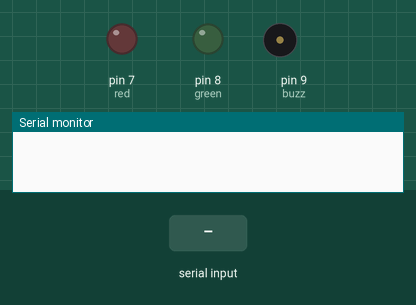
This sketch was run on a simulated Arduino Uno, built with avr-gcc and run on an emulated ATmega328P. Shown: output pins drawn as LEDs (lit = HIGH), buzzer (waves = sounding, pin HIGH), the last lines printed to the serial monitor. The inputs (shaded band) are chosen by the test bench.

Above: at 1.2 s.
1.3 s: "90,45\n" received over Serial
At 1.6 s:
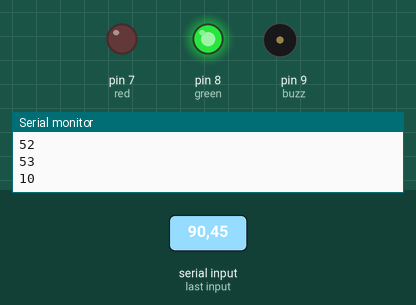
Timing chart, 0 to 4.3 s (numbered marks = the images above; inputs shaded):
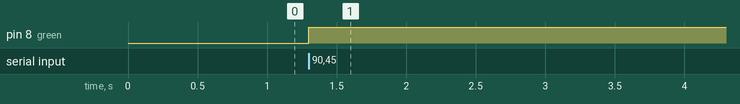

Measured:
- after the input at 1.3 s, pin 8 (green): LOW → HIGH at once

The sketch:

output.ino
```cpp
#define USE_ARDUINO_INTERRUPTS true
#include <PulseSensorPlayground.h>

const int buzz = 9;
const int green = 8;
const int red = 7;
String command = "";

void setup() {
  Serial.begin(9600);
  pinMode(green, OUTPUT);
  pinMode(red, OUTPUT);
  pinMode(buzz, OUTPUT);
}

void loop() {
  // if serial communication
  if (Serial.available()) {
    command = Serial.read();
    Serial.println(command);
    // if 1 is sent over from the readings as in a lie is detected, set off the buzzer and turn on the red led
    if (command.toInt() == 1) {
      tone(buzz, 9000, 500);
      digitalWrite(red, HIGH);
      digitalWrite(green, LOW);
    } else {
      // the other board sent over a zero so no lie was detected, light up the green led, silence the buzzer and turn off the red led
      noTone(buzz);
      digitalWrite(green, HIGH);
      digitalWrite(red, LOW);
    }
  }
}
```
